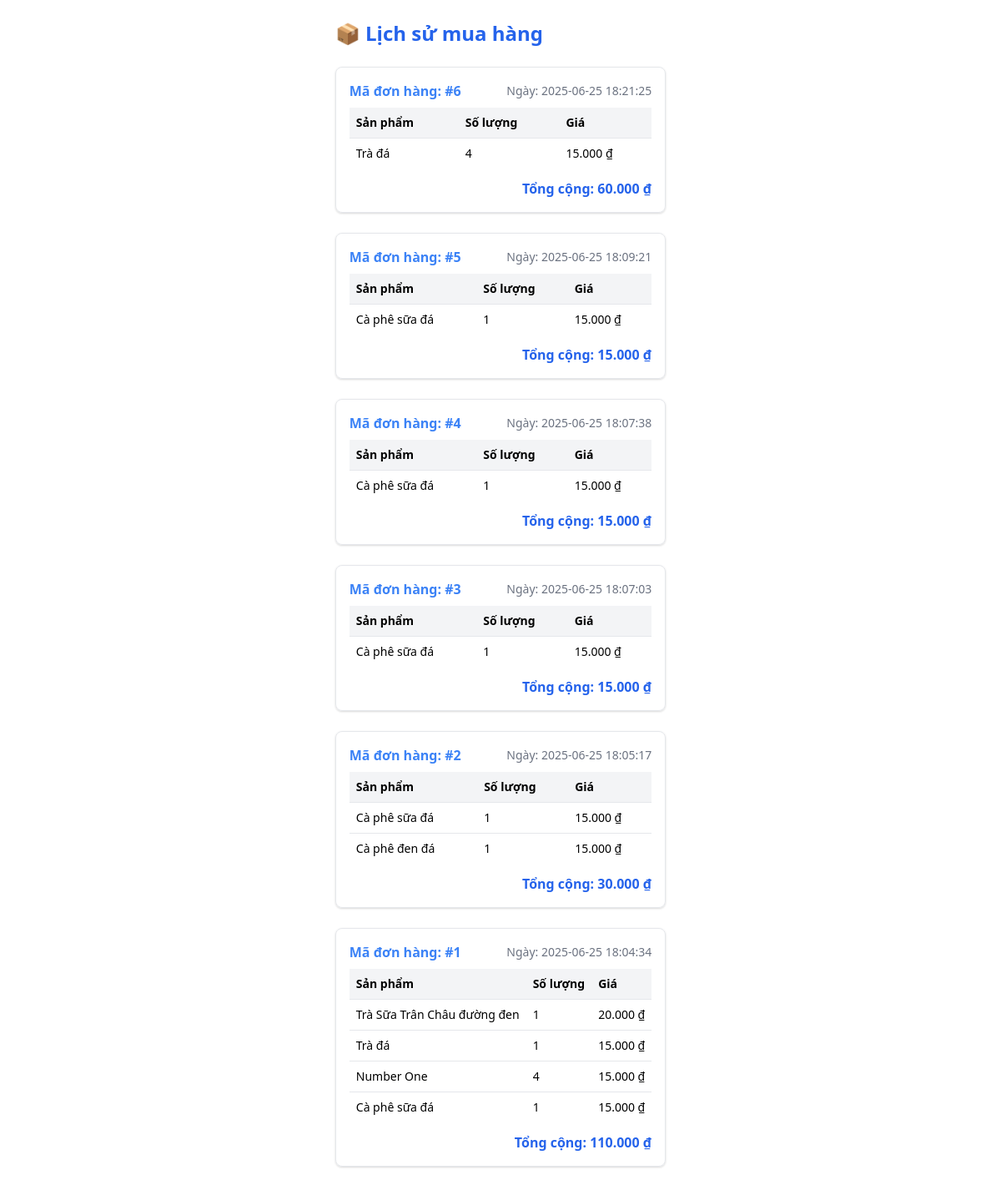
Page /history/order_his.php (signed in) on the committed database.
### tables this page shows
CREATE TABLE `order_items` (
  `id` int(11) NOT NULL,
  `order_id` int(11) NOT NULL,
  `product_id` int(11) NOT NULL,
  `quantity` int(11) NOT NULL,
  `price` decimal(10,2) NOT NULL
);

CREATE TABLE `orders` (
  `id` int(11) NOT NULL,
  `user_id` int(11) NOT NULL,
  `total` decimal(10,2) NOT NULL,
  `created_at` datetime DEFAULT current_timestamp()
);

CREATE TABLE `product` (
  `id` int(11) NOT NULL,
  `name` varchar(255) NOT NULL,
  `price` decimal(10,2) NOT NULL,
  `description` text DEFAULT NULL,
  `image_url` varchar(500) DEFAULT NULL,
  `category` varchar(100) DEFAULT NULL,
  `created_at` timestamp NOT NULL DEFAULT current_timestamp()
);

### history/order_his.php (the view, shortened to what this page needs)
<?php
require_once '../manage/database.php';
$user_id = $_SESSION['user_id'];
$sql = "SELECT o.id AS order_id, o.created_at, o.total,
               p.name AS product_name, oi.price, oi.quantity
        FROM orders o
        JOIN order_items oi ON o.id = oi.order_id
        JOIN product p ON oi.product_id = p.id
        WHERE o.user_id = ?
        ORDER BY o.created_at DESC";
$stmt = $conn->prepare($sql);
$stmt->bind_param("i", $user_id);
$stmt->execute();
$result = $stmt->get_result();
$orders = [];
while ($row = $result->fetch_assoc()) {
  $order_id = $row['order_id'];
  if (!isset($orders[$order_id])) {
    $orders[$order_id] = [
      'created_at' => $row['created_at'],
      'total' => $row['total'],
      'items' => []
    ];
  }
  $orders[$order_id]['items'][] = [
    'name' => $row['product_name'],
    'quantity' => $row['quantity'],
    'price' => $row['price']
  ];
}
?>
<!DOCTYPE html>
<html lang="vi">
<head>
  <link href="https://cdn.jsdelivr.net/npm/tailwindcss@2.2.19/dist/tailwind.min.css" rel="stylesheet">
  <link rel="stylesheet" href="../style.css">
</head>
<body class="bg-white min-h-screen flex flex-col">
  <main class="flex-grow max-w-6xl mx-auto p-6">
    <h2 class="text-2xl font-bold text-blue-600 mb-6">📦 Lịch sử mua hàng</h2>
    <?php if (empty($orders)): ?>
      <p class="text-gray-600">Bạn chưa có đơn hàng nào.</p>
    <?php else: ?>
      <?php foreach ($orders as $order_id => $order): ?>
        <div class="mb-6 border border-gray-200 rounded-lg p-4 shadow">
          <div class="flex justify-between items-center mb-2">
            <span class="font-semibold text-blue-500">Mã đơn hàng: #<?php echo $order_id; ?></span>
            <span class="text-sm text-gray-500">Ngày: <?php echo $order['created_at']; ?></span>
          </div>
          <div class="overflow-x-auto">
            <table class="w-full text-sm text-left">
              <thead class="bg-gray-100">
                <tr>
                  <th class="p-2">Sản phẩm</th>
                  <th class="p-2">Số lượng</th>
                  <th class="p-2">Giá</th>
                </tr>
              </thead>
              <tbody>
                <?php foreach ($order['items'] as $item): ?>
                  <tr class="border-t">
                    <td class="p-2"><?php echo htmlspecialchars($item['name']); ?></td>
                    <td class="p-2"><?php echo $item['quantity']; ?></td>
                    <td class="p-2"><?php echo number_format($item['price'], 0, ',', '.'); ?> ₫</td>
                  </tr>
                <?php endforeach; ?>
              </tbody>
            </table>
          </div>
          <div class="text-right font-semibold mt-3 text-blue-600">
            Tổng cộng: <?php echo number_format($order['total'], 0, ',', '.'); ?> ₫
          </div>
        </div>
      <?php endforeach; ?>
    <?php endif; ?>
  </main>
</body>
</html>

### style.css (style rules this page uses)
html, body { height: 100%; margin: 0; padding: 0; display: flex; flex-direction: column; }
html, body { height: 100%; margin: 0; }

### rows in the picture
order_items: order_id "6", order.created_at "2025-06-25 18:21:25", product.name "Trà đá", quantity "4", price "15.000", order.total "60.000"
order_items: order_id "5", order.created_at "2025-06-25 18:09:21", name "Cà phê sữa đá", quantity "1", price "15.000", order.total "15.000"
order_items: order_id "4", order.created_at "2025-06-25 18:07:38", name "Cà phê sữa đá", quantity "1", price "15.000", order.total "15.000"
order_items: order_id "3", order.created_at "2025-06-25 18:07:03", name "Cà phê sữa đá", quantity "1", price "15.000", order.total "15.000"
order_items: product.name "Cà phê đen đá", quantity "1", price "15.000"
orders: id "1"
order_items: product.name "Trà Sữa Trân Châu đường đen", quantity "1", price "20.000"
order_items: product.name "Trà đá", quantity "1", price "15.000"
order_items: product.name "Number One", quantity "4", price "15.000"

### other values in the picture
$order_id "2"
$order['created_at'] "2025-06-25 18:05:17"
$item['name'] "Cà phê sữa đá"
$item['quantity'] "1"
$item['price'] "15.000"
$order['total'] "30.000"
$order['created_at'] "2025-06-25 18:04:34"
$order['total'] "110.000"
